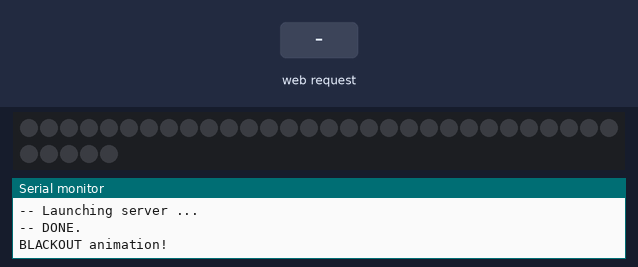
Simulated run of this sketch. Board: ESP8266 (NodeMCU). On the bench: 35 RGB LEDs in strip order, left to right, continuing on the next row, the last lines printed to the serial monitor. The inputs (shaded band) are chosen by the test bench. Dim RGB values are drawn brighter than linear; WiFi joins after 1.5 s; servers stay silent unless stated.

Above: at 3.0 s.
3.1 s: HTTP request GET /signal?r=120 received
At 4.46 s:
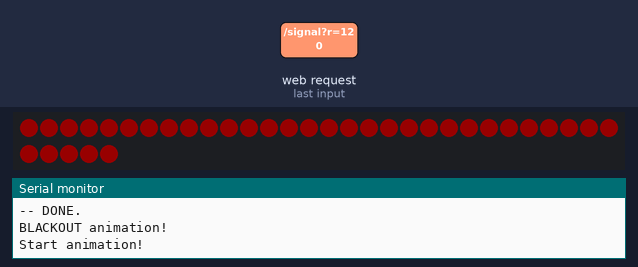
4.8 s: HTTP request GET /signal?g=120 received
At 5.46 s:
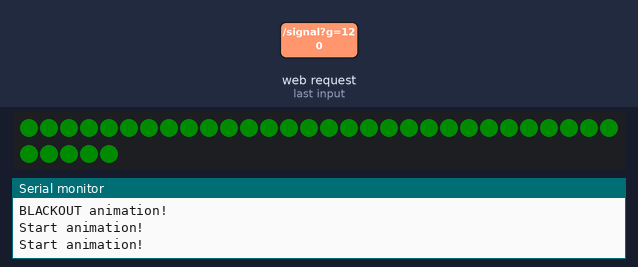
6.6 s: HTTP request GET /signal?b=120 received
At 7.14 s:
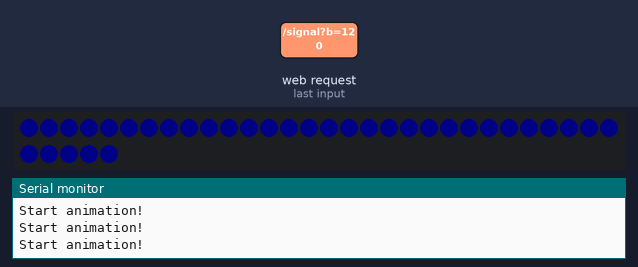
8.4 s: HTTP request GET /signal?r=120&g=120&b=120 received
At 8.74 s:
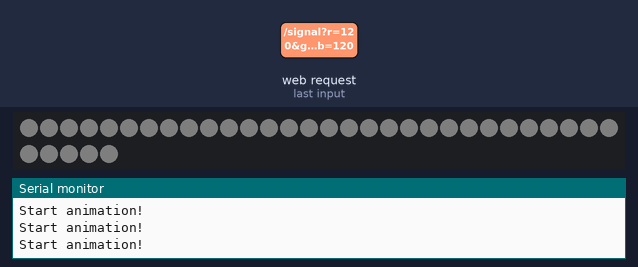
10.3 s: HTTP request GET /signal received
At 11.5 s:
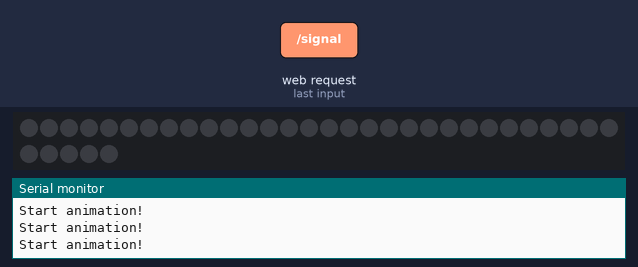

The sketch:

streammarker-wifi.ino
```cpp
#include <FastLED.h>
#include <ESP8266WiFi.h>
#include <ESP8266WiFiMulti.h>
#include <ESP8266HTTPClient.h>
#include <ESP8266WebServer.h>
#include <ESP8266mDNS.h>
#include <ESP8266Ping.h>
#include <Ticker.h>

#include "credentials.h"
#include "settings.h"
#include "prototypes.h"

ESP8266WiFiMulti WiFiMulti;
ESP8266WebServer server(80);

FASTLED_USING_NAMESPACE
CRGB leds[NUM_PIXELS];

Ticker ticker;

void setup() {
  Serial.begin(115200);
  delay(300);
  FastLED.addLeds<WS2812B, DATA_PIN, GRB>(leds, NUM_PIXELS);

  Serial.println();
  Serial.println("Start ticker...");
  Serial.println();
  ticker.attach(1, loopCount);

  Serial.println("");
  startWIFI();
  startWebserver();
  blackOut();
}

void loop() {
  //(re)connect wifi if not connected
  if(WiFiMulti.run() != WL_CONNECTED) {
    delay(1);
    startWIFI();
    return;
  }

  handlePing();
  server.handleClient();
  handleAnimation();
}

/**
   Start or reconnect the wifi
   by switching into an infinite loop
   as long as the connection is broken
*/
void startWIFI() {
  int loopcnt = 0;
  Serial.println("---");
  WiFi.mode(WIFI_STA);
  Serial.println("Connecting WIFI.");
  Serial.println("(Re)Connecting to Wifi-Network with following credentials:");
  Serial.print("SSID: ");
  //Serial.println(WifiCredentials[0].c_str());
  Serial.print("Key: ");
  //Serial.println(WifiCredentials[1].c_str());
  WiFiMulti.addAP(WifiCredentials[0].c_str(), WifiCredentials[1].c_str());

  while (WiFiMulti.run() != WL_CONNECTED) {
    loopcnt++;
    if(loopcnt < 10) {
      Serial.print(".");
    }
    delay(500);
  }

  Serial.println("");
  Serial.println("WiFi connected.");
  Serial.println("IP address:");
  Serial.println(WiFi.localIP().toString());
}

/**
   Start webserver for handling
   incoming requests
*/
void startWebserver() {
  Serial.println("Starting HTTP-Server...");
  Serial.println("-- Registering routes.");
  server.on("/signal", HTTP_GET, []() {
    String r = server.arg("r");
    String g = server.arg("g");
    String b = server.arg("b");
    String t = server.arg("t");
    String s = server.arg("s");
    startAnimation(r.toInt(), g.toInt(), b.toInt(), t.toInt(), s.toInt());
  });

  server.on("/blackout", HTTP_GET, []() {
    endAnimation();
  });
  server.onNotFound(handleRequestNotFound);
  Serial.println("-- Launching server ...");
  server.begin();
  Serial.println("-- DONE.");
}

/**
   Handles pinging (send alive)
   to server
*/
void handlePing() {
  if(pingCnt > handlePingSecs) {
    Serial.println("Start pinging.");
    bool result = Ping.ping("www.google.com");

    if(!result) {
      Serial.println("Ping failed!");
    }

    Serial.println("[HTTP] end ping-pong.");
    Serial.println("---");
    pingCnt = 0;
  }
}

/**
   Tick, tick, tick
*/
void loopCount() {
  loopCnt++;
  pingCnt++;
}

/**
   Start animation on request
*/
void startAnimation(uint8_t r, uint8_t g, uint8_t b, uint8_t times, uint8_t speedMs) {
  server.send(200, "text/plain", "Start fading now.");
  rCurrent = r;
  gCurrent = g;
  bCurrent = b;
  ledBrightnessCurrent = 0;

  animationRepeats = animationRepeatsFallback;
  if(times > 0) animationRepeats = times;

  animationSpeed = animationSpeedFallback;
  if(speedMs > 0) animationSpeed = speedMs;
  animationActive = true;

  FastLED.setBrightness(0);
  Serial.println("Start animation!");
}

/**
 * Stop animation on request
 */
void endAnimation() {
  server.send(200, "text/plain", "No animation anymore. :(");
  blackOut();
}

/**
 * Reset animation
 */
void blackOut() {
  fill_solid(leds, NUM_PIXELS, CRGB::Black);
  FastLED.show();
  animationActive = false;
  animationRepeats = 0;
  animationSpeed = 0;
  animationRepeatCnt = 0;
  fadeDirection = 1;

  Serial.println("BLACKOUT animation!");
}

/**
 * Play animation
 */
void handleAnimation() {
  if(animationActive) {
    if(millis() % animationSpeed == 0) {
      FastLED.setBrightness(ledBrightnessCurrent);
      fill_solid(leds, NUM_PIXELS, CRGB(rCurrent,gCurrent,bCurrent));
      FastLED.show();

      if(fadeDirection > 0) {
        ledBrightnessCurrent++;
        if(ledBrightnessCurrent > LED_BRIGHTNESS) {
          fadeDirection = 0;
        }
      }else{
        ledBrightnessCurrent--;
        if(ledBrightnessCurrent <= 0) {
          fadeDirection = 1;
          animationRepeatCnt++;
        }
      }

      if(animationRepeatCnt >= animationRepeats) {
        blackOut();
      }
    }
  }
}

/**
   Unknown Route
   Send teapot.
*/
void handleRequestNotFound() {
  server.send(418, "text/plain", "I'm the stream marker. I mark streams.");
}
```

credentials.h
```cpp
//Credetials for Wifi
String WifiCredentials[2] = {"SSID", "PASSWORD"};
```

prototypes.h
```cpp
void blackOut();
void handleRequestNotFound();
```

settings.h
```cpp
#define NUM_PIXELS 35 //Amount of leds
#define DATA_PIN D2 //Pin for controlling the strip

#define LED_BRIGHTNESS 250 //Brighness of your leds

int handlePingSecs = 120; //Interval to ping server in seconds

int animationRepeatsFallback = 3; //Fallback amount of animation repeats
int animationSpeedFallback = 20; //Fallback amount of animation speed

//Only change something below, if you really know what you're doing
int loopCnt = 0;
int pingCnt = 0;
uint8_t rCurrent = 0;
uint8_t gCurrent = 0;
uint8_t bCurrent = 0;
bool animationActive = false;
int animationRepeats = 0;
int animationRepeatCnt = 0;
int animationSpeed = 0;
int ledBrightnessCurrent = 0;
int fadeDirection = 1;
```

Measured:
- after the input at 3.1 s, the LEDs: first change after 0.06 s (image 1 shows a later state)
- after the input at 4.8 s, the LEDs: first change after 0.06 s (image 2 shows a later state)
- after the input at 6.6 s, the LEDs: first change at once (image 3 shows a later state)
- after the input at 8.4 s, the LEDs: first change after 0.08 s (image 4 shows a later state)
- after the input at 10.3 s, the LEDs: change at once (image 5)
